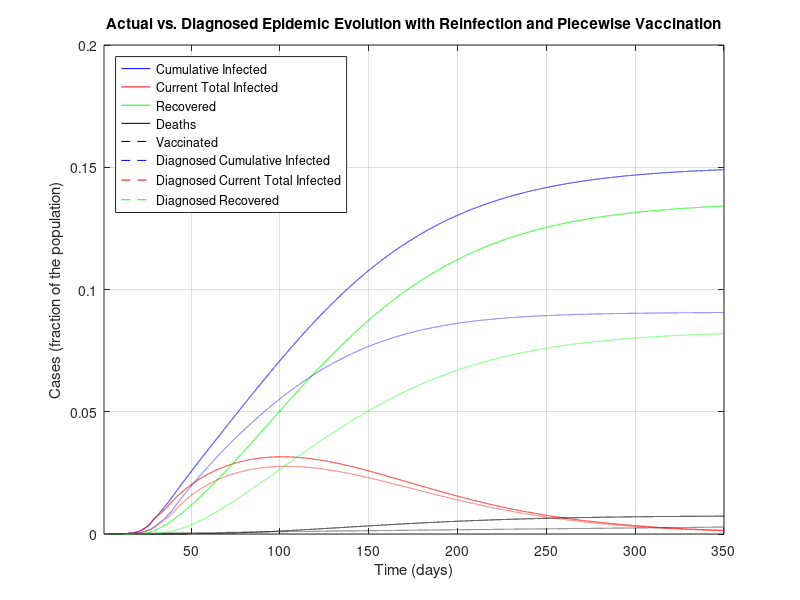
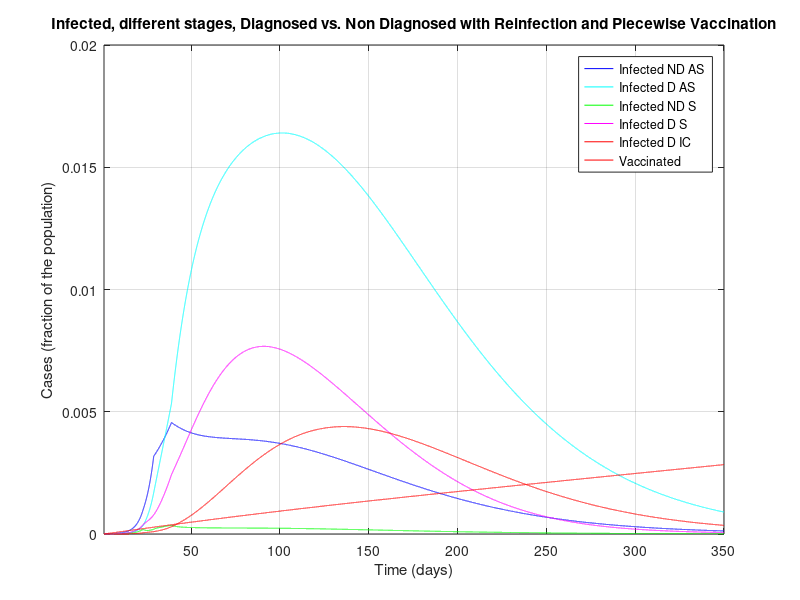
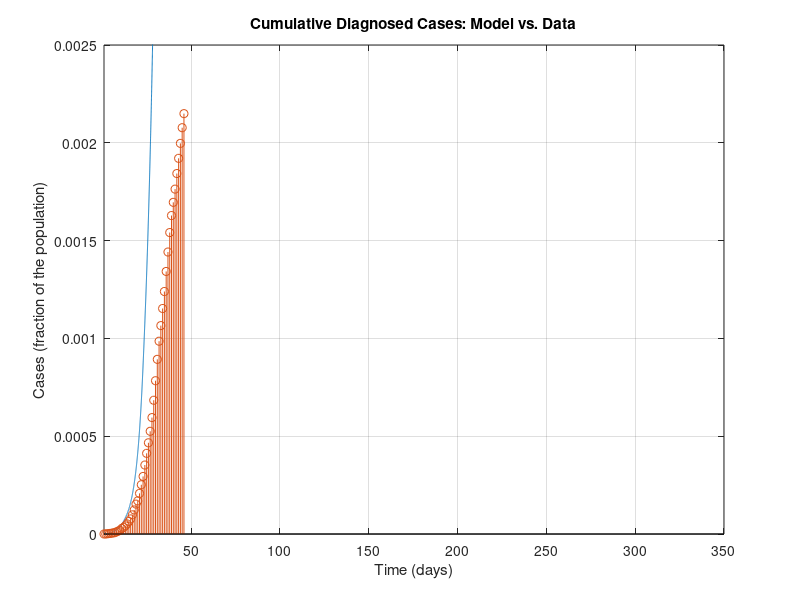
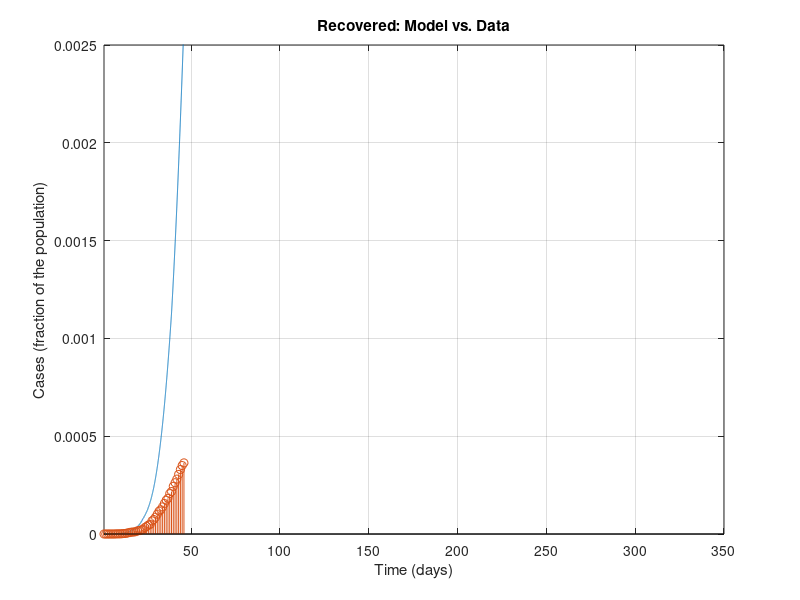

These figures' MATLAB source, in order:
%%%%%%%%%%%%%%%%%%%%%%%%%%%%%%%%%%%%%%%%
%%%%%%%%%%%%%%%%%%%%%%%%%%%%%%%%%%%%%%%%
% MATLAB Code for epidemic simulations with the SIDARTHE model in the work
%
% Modelling the COVID-19 epidemic and implementation of population-wide interventions in Italy
% by Giulia Giordano, Franco Blanchini, Raffaele Bruno, Patrizio Colaneri, Alessandro Di Filippo, Angela Di Matteo, Marta Colaneri
% 
% Giulia Giordano, April 5, 2020
% Contact: giulia.giordano@unitn.it
%%%%%%%%%%%%%%%%%%%%%%%%%%%%%%%%%%%%%%%%
%%%%%%%%%%%%%%%%%%%%%%%%%%%%%%%%%%%%%%%%

clear all
close all
clc

%%%%%%%%%%%%%%%%%%%%%%%%%%%%%%%%%%%%%%%%
% DATA
%%%%%%%%%%%%%%%%%%%%%%%%%%%%%%%%%%%%%%%%

% Italian population
popolazione=60e6;

% Data 20 February - 5 April (46 days):
% Total Cases
CasiTotali = [3 20 79 132 219 322 400 650 888 1128 1694 2036 2502 3089 3858 4636 5883 7375 9172 10149 12462 15113 17660 21157 24747 27980 31506 35713 41035 47021 53578 59138 63927 69176 74386 80539 86498 92472 97689 101739 105792 110574 115242 119827 124632 128948]/popolazione; % D+R+T+E+H_diagnosticati
% Deaths
Deceduti = [0 1 2 2 5 10 12 17 21 29 34 52 79 107 148 197 233 366 463 631 827 1016 1266 1441 1809 2158 2503 2978 3405 4032 4825 5476 6077 6820 7503 8165 9134 10023 10779 11591 12428 13155 13915 14681 15362 15887]/popolazione; % E
% Recovered
Guariti = [0 0 0 1 1 1 3 45 46 50 83 149 160 276 414 523 589 622 724 1004 1045 1258 1439 1966 2335 2749 2941 4025 4440 5129 6072 7024 7432 8326 9362 10361 10950 12384 13030 14620 15729 16847 18278 19758 20996 21815]/popolazione; % H_diagnosticati
% Currently Positive
Positivi = [3 19 77 129 213 311 385 588 821 1049 1577 1835 2263 2706 3296 3916 5061 6387 7985 8514 10590 12839 14955 17750 20603 23073 26062 28710 33190 37860 42681 46638 50418 54030 57521 62013 66414 70065 73880 75528 77635 80572 83049 85388 88274 91246]/popolazione; % D+R+T

% Data 23 February - 5 April (from day 4 to day 46)
% Currently positive: isolated at home
Isolamento_domiciliare = [49 91 162 221 284 412 543 798 927 1000 1065 1155 1060 1843 2180 2936 2599 3724 5036 6201 7860 9268 10197 11108 12090 14935 19185 22116 23783 26522 28697 30920 33648 36653 39533 42588 43752 45420 48134 50456 52579 55270 58320]/popolazione; %D
% Currently positive: hospitalised
Ricoverati_sintomi = [54 99 114 128 248 345 401 639 742 1034 1346 1790 2394 2651 3557 4316 5038 5838 6650 7426 8372 9663 11025 12894 14363 15757 16020 17708 19846 20692 21937 23112 24753 26029 26676 27386 27795 28192 28403 28540 28741 29010 28949]/popolazione; % R
% Currently positive: ICU
Terapia_intensiva = [26 23 35 36 56 64 105 140 166 229 295 351 462 567 650 733 877 1028 1153 1328 1518 1672 1851 2060 2257 2498 2655 2857 3009 3204 3396 3489 3612 3732 3856 3906 3981 4023 4035 4053 4068 3994 3977]/popolazione; %T


%%%%%%%%%%%%%%%%%%%%%%%%%%%%%%%%%%%%%%%%
% PARAMETERS
%%%%%%%%%%%%%%%%%%%%%%%%%%%%%%%%%%%%%%%%

% Simulation horizon: CAN BE MODIFIED AT ONE'S WILL PROVIDED THAT IT IS AT
% LEAST EQUAL TO THE NUMBER OF DAYS FOR WHICH DATA ARE AVAILABLE
Orizzonte = 350;

% Plot yes/no: SET TO 1 IF PDF FIGURES MUST BE GENERATED, 0 OTHERWISE
plotPDF = 0;

% Time-step for Euler discretisation of the continuous-time system
step=0.01;

% Transmission rate due to contacts with UNDETECTED asymptomatic infected
alfa=0.57;
% Transmission rate due to contacts with DETECTED asymptomatic infected
beta=0.0114;
% Transmission rate due to contacts with UNDETECTED symptomatic infected
gamma=0.456;
% Transmission rate due to contacts with DETECTED symptomatic infected
delta=0.0114;

% Detection rate for ASYMPTOMATIC
epsilon=0.171;
% Detection rate for SYMPTOMATIC
theta=0.3705;

% Worsening rate: UNDETECTED asymptomatic infected becomes symptomatic
zeta=0.1254;
% Worsening rate: DETECTED asymptomatic infected becomes symptomatic
eta=0.1254;

% Worsening rate: UNDETECTED symptomatic infected develop life-threatening
% symptoms
mu=0.0171;
% Worsening rate: DETECTED symptomatic infected develop life-threatening
% symptoms
nu=0.0274;

% Mortality rate for infected with life-threatening symptoms
tau=0.01;

% Recovery rate for undetected asymptomatic infected
lambda=0.0342;
% Recovery rate for detected asymptomatic infected
rho=0.0342;
% Recovery rate for undetected symptomatic infected
kappa=0.0171;
% Recovery rate for detected symptomatic infected
xi=0.0171;
% Recovery rate for life-threatened symptomatic infected
sigma=0.0171;

%to add the SIDARTHE-V version add a new constant phi
phi=0.00001;
%phi=0.5;

%Reinfection coefficients
rein=0.07;


%%%%%%%%%%%%%%%%%%%%%%%%%%%%%%%%%%%%%%%%
% DEFINITIONS
%%%%%%%%%%%%%%%%%%%%%%%%%%%%%%%%%%%%%%%%

% Parameters
r1=epsilon+zeta+lambda;
r2=eta+rho;
r3=theta+mu+kappa;
r4=nu+xi;
r5=sigma+tau;

% Initial R0
R0_iniziale=alfa/r1+beta*epsilon/(r1*r2)+gamma*zeta/(r1*r3)+delta*eta*epsilon/(r1*r2*r4)+delta*zeta*theta/(r1*r3*r4);

% Time horizon
t=1:step:Orizzonte;

% Vectors for time evolution of variables
S=zeros(1,length(t));
I=zeros(1,length(t));
D=zeros(1,length(t));
A=zeros(1,length(t));
R=zeros(1,length(t));
T=zeros(1,length(t));
H=zeros(1,length(t));
H_diagnosticati=zeros(1,length(t)); % DIAGNOSED recovered only!
E=zeros(1,length(t));
%For SIDARTHE-V add a V
V=zeros(1,length(t));

% Vectors for time evolution of actual/perceived Case Fatality Rate
M=zeros(1,length(t));
P=zeros(1,length(t));

%%%%%%%%%%%%%%%%%%%%%%%%%%%%%%%%%%%%%%%%
% INITIAL CONDITIONS
%%%%%%%%%%%%%%%%%%%%%%%%%%%%%%%%%%%%%%%%

I(1)=200/popolazione;
D(1)=20/popolazione;
A(1)=1/popolazione;
R(1)=2/popolazione;
T(1)=0.00;
H(1)=0.00;
E(1)=0.00;
V(1)=0.00;%For SIDARTHE-V
S(1)=1-I(1)-D(1)-A(1)-R(1)-T(1)-H(1)-E(1)-V(1);

H_diagnosticati(1) = 0.00; % DIAGNOSED recovered only
Infetti_reali(1)=I(1)+D(1)+A(1)+R(1)+T(1); % Actual currently infected

M(1)=0;
P(1)=0;

% Whole state vector
%Added a V(1) at the end
x=[S(1);I(1);D(1);A(1);R(1);T(1);H(1);E(1);V(1);H_diagnosticati(1);Infetti_reali(1)];

%%%%%%%%%%%%%%%%%%%%%%%%%%%%%%%%%%%%%%%%
% SIMULATION
%%%%%%%%%%%%%%%%%%%%%%%%%%%%%%%%%%%%%%%%

% "Control" binary variables to compute the new R0 every time a policy has
% changed the parameters
plottato = 0;
plottato1 = 0;
plottato_bis = 0;
plottato_tris = 0;
plottato_quat = 0;

for i=2:length(t)
    
    if (i>4/step) % Basic social distancing (awareness, schools closed)
        alfa=0.4218;
        gamma=0.285;
        beta = 0.0057;
        delta=0.0057;
        if plottato == 0 % Compute the new R0
            r1=epsilon+zeta+lambda;
            r2=eta+rho;
            r3=theta+mu+kappa;
            r4=nu+xi;
            r5=sigma+tau;
            R0_primemisure=alfa/r1+beta*epsilon/(r1*r2)+gamma*zeta/(r1*r3)+delta*eta*epsilon/(r1*r2*r4)+delta*zeta*theta/(r1*r3*r4)
            plottato = 1;
        end
    end
    
    if (i>12/step)
        % Screening limited to / focused on symptomatic subjects
        epsilon=0.1425;
        if plottato1 == 0
            r1=epsilon+zeta+lambda;
            r2=eta+rho;
            r3=theta+mu+kappa;
            r4=nu+xi;
            r5=sigma+tau;
            R0_primemisureeps=alfa/r1+beta*epsilon/(r1*r2)+gamma*zeta/(r1*r3)+delta*eta*epsilon/(r1*r2*r4)+delta*zeta*theta/(r1*r3*r4)
            plottato1 = 1;
        end
    end
    
    if (i>22/step) % Social distancing: lockdown, mild effect
        
        alfa=0.36;
        beta=0.005;
        gamma=0.2;
        delta=0.005;
        
        mu = 0.008;
        nu = 0.015;
        
        zeta=0.034;
        eta=0.034;
        
        lambda=0.08;
        rho=0.0171;
        kappa=0.0171;
        xi=0.0171;
        sigma=0.0171;
        
        if plottato_bis == 0 % Compute the new R0
            r1=epsilon+zeta+lambda;
            r2=eta+rho;
            r3=theta+mu+kappa;
            r4=nu+xi;
            r5=sigma+tau;
            R0_secondemisure=(alfa*r2*r3*r4+epsilon*beta*r3*r4+gamma*zeta*r2*r4+delta*eta*epsilon*r3+delta*zeta*theta*r2)/(r1*r2*r3*r4)
            plottato_bis = 1;
        end
    end
    
    if (i>28/step) % Social distancing: lockdown, strong effect
        
        alfa=0.21;
        gamma=0.11;
        
        if plottato_tris == 0 % Compute the new R0
            r1=epsilon+zeta+lambda;
            r2=eta+rho;
            r3=theta+mu+kappa;
            r4=nu+xi;
            r5=sigma+tau;
            R0_terzemisure=(alfa*r2*r3*r4+epsilon*beta*r3*r4+gamma*zeta*r2*r4+delta*eta*epsilon*r3+delta*zeta*theta*r2)/(r1*r2*r3*r4)
            plottato_tris = 1;
        end
    end
    
    if (i>38/step) % Broader diagnosis campaign
        
        epsilon = 0.2;
        rho=0.02;
        kappa=0.02;
        xi=0.02;
        sigma=0.01;
        
        zeta=0.025;
        eta=0.025;
        
        if plottato_quat == 0 % Compute the new R0
            r1=epsilon+zeta+lambda;
            r2=eta+rho;
            r3=theta+mu+kappa;
            r4=nu+xi;
            r5=sigma+tau;
            R0_quartemisure=(alfa*r2*r3*r4+epsilon*beta*r3*r4+gamma*zeta*r2*r4+delta*eta*epsilon*r3+delta*zeta*theta*r2)/(r1*r2*r3*r4);
            plottato_quat = 1;
        end
    end

    %The code for piecewise vaccination
    if (i>5/step)
        phi=0.00001;
    elseif (i>50/step)
        phi=0.00005;
        %phi=0.001;
    elseif (i>100/step)
        phi=0.0001;
    elseif (i>200/step)
        phi=0.0005;
    end
    
    % Compute the system evolution
    %ADDED A NEW zero to the end of each row and added a tenth row with 
    B=[-alfa*x(2)-beta*x(3)-gamma*x(4)-delta*x(5)-phi*x(9) 0 0 0 0 0 0 0 0 0 0;
        alfa*x(2)+beta*x(3)+gamma*x(4)+delta*x(5) -(epsilon+zeta+lambda)+rein 0 0 0 0 0 0 0 0 0;
        0 epsilon  -(eta+rho) 0 0 0 0 0 0 0 0;
        0 zeta 0 -(theta+mu+kappa) 0 0 0 0 0 0 0;
        0 0 eta theta -(nu+xi) -rein 0 0 0 0 0;
        0 0 0 mu nu  -(sigma+tau) 0 0 0 0 0;
        0 lambda rho kappa xi sigma 0 0 0 0 0;
        0 0 0 0 0 tau 0 0 0 0 0;
        phi*x(1) 0 0 0 0 0 0 0 0 0 0;
        0 0 rho 0 xi sigma 0 0 0 0 0;
        alfa*x(2)+beta*x(3)+gamma*x(4)+delta*x(5) 0 0 0 0 0 0 0 0 0 0];
    x=x+B*x*step;
    
    % Update variables
    
    S(i)=x(1);
    I(i)=x(2);
    D(i)=x(3);
    A(i)=x(4);
    R(i)=x(5);
    T(i)=x(6);
    H(i)=x(7);
    E(i)=x(8);
    V(i)=x(9);%added V
    
    H_diagnosticati(i)=x(10);
    Infetti_reali(i)=x(11);
    
    % Update Case Fatality Rate
    
    M(i)=E(i)/(S(1)-S(i));
    P(i)=E(i)/((epsilon*r3+(theta+mu)*zeta)*(I(1)+S(1)-I(i)-S(i))/(r1*r3)+(theta+mu)*(A(1)-A(i))/r3);
    
end

%%%%%%%%%%%%%%%%%%%%%%%%%%%%%%%%%%%%%%%%
% FINAL VALUES
%%%%%%%%%%%%%%%%%%%%%%%%%%%%%%%%%%%%%%%%

% Variables
Sbar=S(length(t));
Ibar=I(length(t));
Dbar=D(length(t));
Abar=A(length(t));
Rbar=R(length(t));
Tbar=T(length(t));
Hbar=H(length(t));
Ebar=E(length(t));
Vbar=V(length(t));

% Case fatality rate
Mbar=M(length(t));
Pbar=P(length(t));

% Case fatality rate from formulas
Mbar1=Ebar/(S(1)-Sbar);
Pbar1=Ebar/((epsilon*r3+(theta+mu)*zeta)*(I(1)+S(1)-Sbar-Ibar)/(r1*r3)+(theta+mu)*(A(1)-Abar)/r3);

%%%%%%%%%%%%%%%%%%%%%%%%%%%%%%%%%%%%%%%%
% FIGURES
%%%%%%%%%%%%%%%%%%%%%%%%%%%%%%%%%%%%%%%%

figure
plot(t,Infetti_reali,'b',t,I+D+A+R+T,'r',t,H,'g',t,E,'k',t,V,'--black')%added V
hold on
plot(t,D+R+T+E+H_diagnosticati,'--b',t,D+R+T,'--r',t,H_diagnosticati,'--g')
xlim([t(1) t(end)])
%ylim([0 0.015])
title('Actual vs. Diagnosed Epidemic Evolution with Reinfection and Piecewise Vaccination')
xlabel('Time (days)')
ylabel('Cases (fraction of the population)')
legend({'Cumulative Infected','Current Total Infected', 'Recovered', 'Deaths','Vaccinated','Diagnosed Cumulative Infected','Diagnosed Current Total Infected', 'Diagnosed Recovered'},'Location','northwest')
grid

if plotPDF==1
    set(gcf, 'PaperUnits', 'centimeters');
    set(gcf, 'PaperPosition', [0 0 24 16]);
    set(gcf, 'PaperSize', [24 16]); % dimension on x axis and y axis resp.
    print(gcf,'-dpdf', ['PanoramicaEpidemiaRealevsPercepita.pdf'])
end
%

figure
plot(t,I,'b',t,D,'c',t,A,'g',t,R,'m',t,T,'r',t,V,'r')
xlim([t(1) t(end)])
%ylim([0 1.1e-3])
title('Infected, different stages, Diagnosed vs. Non Diagnosed with Reinfection and Piecewise Vaccination')
xlabel('Time (days)')
ylabel('Cases (fraction of the population)')
legend({'Infected ND AS', 'Infected D AS', 'Infected ND S', 'Infected D S', 'Infected D IC','Vaccinated'},'Location','northeast')
grid

if plotPDF==1
    set(gcf, 'PaperUnits', 'centimeters');
    set(gcf, 'PaperPosition', [0 0 24 16]);
    set(gcf, 'PaperSize', [24 16]); % dimension on x axis and y axis resp.
    print(gcf,'-dpdf', ['SuddivisioneInfetti.pdf'])
end

%

figure
plot(t,D+R+T+E+H_diagnosticati)
hold on
stem(t(1:1/step:size(CasiTotali,2)/step),CasiTotali)
xlim([t(1) t(end)])
ylim([0 2.5e-3])
title('Cumulative Diagnosed Cases: Model vs. Data')
xlabel('Time (days)')
ylabel('Cases (fraction of the population)')
grid

if plotPDF==1
    set(gcf, 'PaperUnits', 'centimeters');
    set(gcf, 'PaperPosition', [0 0 16 10]);
    set(gcf, 'PaperSize', [16 10]); % dimension on x axis and y axis resp.
    print(gcf,'-dpdf', ['CasiTotali.pdf'])
end
%

figure
plot(t,H_diagnosticati)
hold on
stem(t(1:1/step:size(CasiTotali,2)/step),Guariti)
xlim([t(1) t(end)])
ylim([0 2.5e-3])
title('Recovered: Model vs. Data')
xlabel('Time (days)')
ylabel('Cases (fraction of the population)')
grid

if plotPDF==1
    set(gcf, 'PaperUnits', 'centimeters');
    set(gcf, 'PaperPosition', [0 0 16 10]);
    set(gcf, 'PaperSize', [16 10]); % dimension on x axis and y axis resp.
    print(gcf,'-dpdf', ['Guariti_diagnosticati.pdf'])
end
%

figure
plot(t,E)
hold on
stem(t(1:1/step:size(CasiTotali,2)/step),Deceduti)
xlim([t(1) t(end)])
ylim([0 2.5e-3])
title('Deaths: Model vs. Data - NOTE: EXCLUDED FROM FITTING')
xlabel('Time (days)')
ylabel('Cases (fraction of the population)')
grid

if plotPDF==1
    set(gcf, 'PaperUnits', 'centimeters');
    set(gcf, 'PaperPosition', [0 0 16 10]);
    set(gcf, 'PaperSize', [16 10]); % dimension on x axis and y axis resp.
    print(gcf,'-dpdf', ['Morti.pdf'])
end
%

figure
plot(t,D+R+T)
hold on
stem(t(1:1/step:size(CasiTotali,2)/step),Positivi)
xlim([t(1) t(end)])
ylim([0 2.5e-3])
title('Infected: Model vs. Data')
xlabel('Time (days)')
ylabel('Cases (fraction of the population)')
grid

if plotPDF==1
    set(gcf, 'PaperUnits', 'centimeters');
    set(gcf, 'PaperPosition', [0 0 16 10]);
    set(gcf, 'PaperSize', [16 10]); % dimension on x axis and y axis resp.
    print(gcf,'-dpdf', ['Positivi_diagnosticati.pdf'])
end
%

figure
plot(t,D)
hold on
stem(t(1+3/step:1/step:1+(size(Ricoverati_sintomi,2)+2)/step),Isolamento_domiciliare)
xlim([t(1) t(end)])
ylim([0 2.5e-3])
title('Infected, No Symptoms: Model vs. Data')
xlabel('Time (days)')
ylabel('Cases (fraction of the population)')
grid

if plotPDF==1
    set(gcf, 'PaperUnits', 'centimeters');
    set(gcf, 'PaperPosition', [0 0 16 10]);
    set(gcf, 'PaperSize', [16 10]); % dimension on x axis and y axis resp.
    print(gcf,'-dpdf', ['InfettiAsintomatici_diagnosticati.pdf'])
end
%

figure
plot(t,R)
hold on
stem(t(1+3/step:1/step:1+(size(Ricoverati_sintomi,2)+2)/step),Ricoverati_sintomi)
xlim([t(1) t(end)])
ylim([0 2.5e-3])
title('Infected, Symptoms: Model vs. Data')
xlabel('Time (days)')
ylabel('Cases (fraction of the population)')
grid

if plotPDF==1
    set(gcf, 'PaperUnits', 'centimeters');
    set(gcf, 'PaperPosition', [0 0 16 10]);
    set(gcf, 'PaperSize', [16 10]); % dimension on x axis and y axis resp.
    print(gcf,'-dpdf', ['InfettiSintomatici_diagnosticati_ricoverati.pdf'])
end
%

figure
plot(t,D+R)
hold on
stem(t(1+3/step:1/step:1+(size(Ricoverati_sintomi,2)+2)/step),Isolamento_domiciliare+Ricoverati_sintomi)
xlim([t(1) t(end)])
ylim([0 2.5e-3])
title('Infected, No or Mild Symptoms: Model vs. Data')
xlabel('Time (days)')
ylabel('Cases (fraction of the population)')
grid

if plotPDF==1
    set(gcf, 'PaperUnits', 'centimeters');
    set(gcf, 'PaperPosition', [0 0 16 10]);
    set(gcf, 'PaperSize', [16 10]); % dimension on x axis and y axis resp.
    print(gcf,'-dpdf', ['InfettiNonGravi_diagnosticati.pdf'])
end

%

figure
plot(t,T)
hold on
stem(t(1+3/step:1/step:1+(size(Ricoverati_sintomi,2)+2)/step),Terapia_intensiva)
xlim([t(1) t(end)])
ylim([0 2.5e-3])
title('Infected, Life-Threatening Symptoms: Model vs. Data')
xlabel('Time (days)')
ylabel('Cases (fraction of the population)')
grid

if plotPDF==1
    set(gcf, 'PaperUnits', 'centimeters');
    set(gcf, 'PaperPosition', [0 0 16 10]);
    set(gcf, 'PaperSize', [16 10]); % dimension on x axis and y axis resp.
    print(gcf,'-dpdf', ['InfettiSintomatici_diagnosticati_terapiaintensiva.pdf'])
end

%Plot the vaccinated
figure
plot(t,V)
hold on
%stem(t(1+3/step:1/step:1+(size(Ricoverati_sintomi,2)+2)/step),Terapia_intensiva)
xlim([t(1) t(end)])
ylim([0 2.5e-3])
title('Vaccinated: Model vs. Data')
xlabel('Time (days)')
ylabel('Vaccinated (fraction of the population)')
grid

%if plotPDF==1
    %set(gcf, 'PaperUnits', 'centimeters');
    %set(gcf, 'PaperPosition', [0 0 16 10]);
    %set(gcf, 'PaperSize', [16 10]); % dimension on x axis and y axis resp.
    %print(gcf,'-dpdf', ['InfettiSintomatici_diagnosticati_terapiaintensiva.pdf'])
%end
